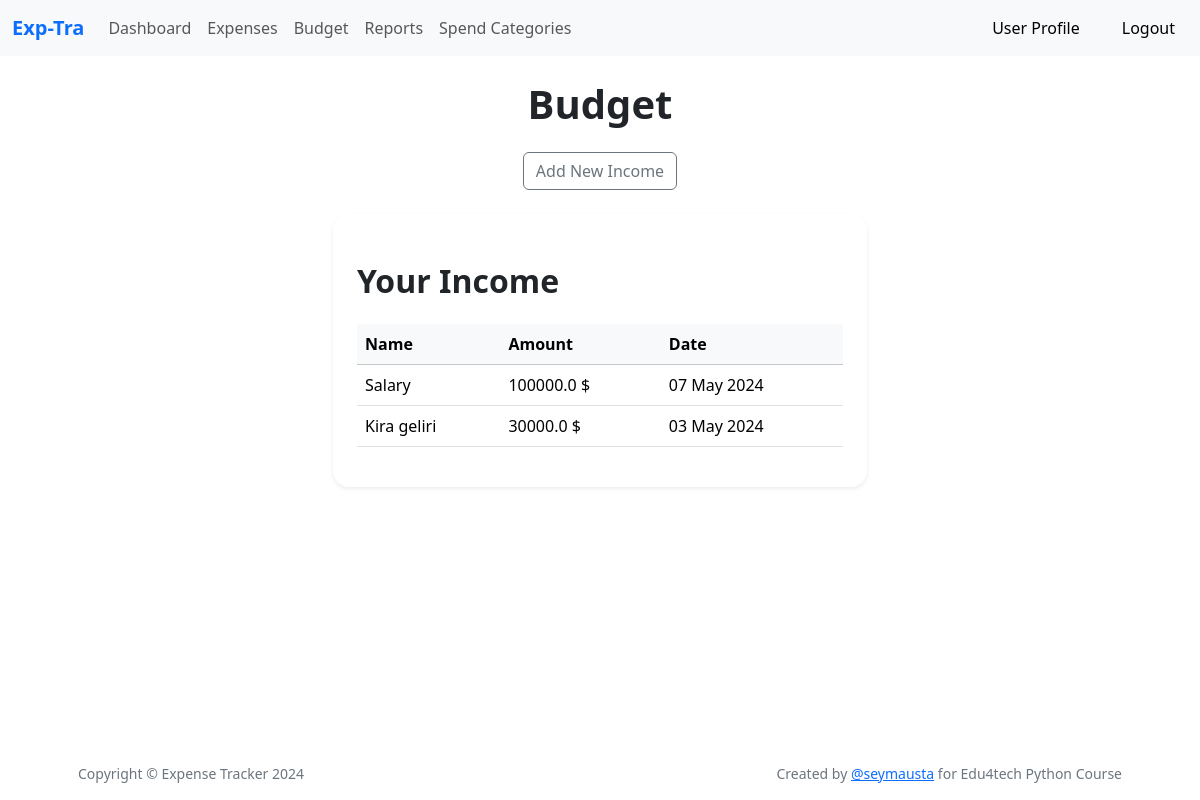
The page /budget (signed in) on the database as committed earlier.
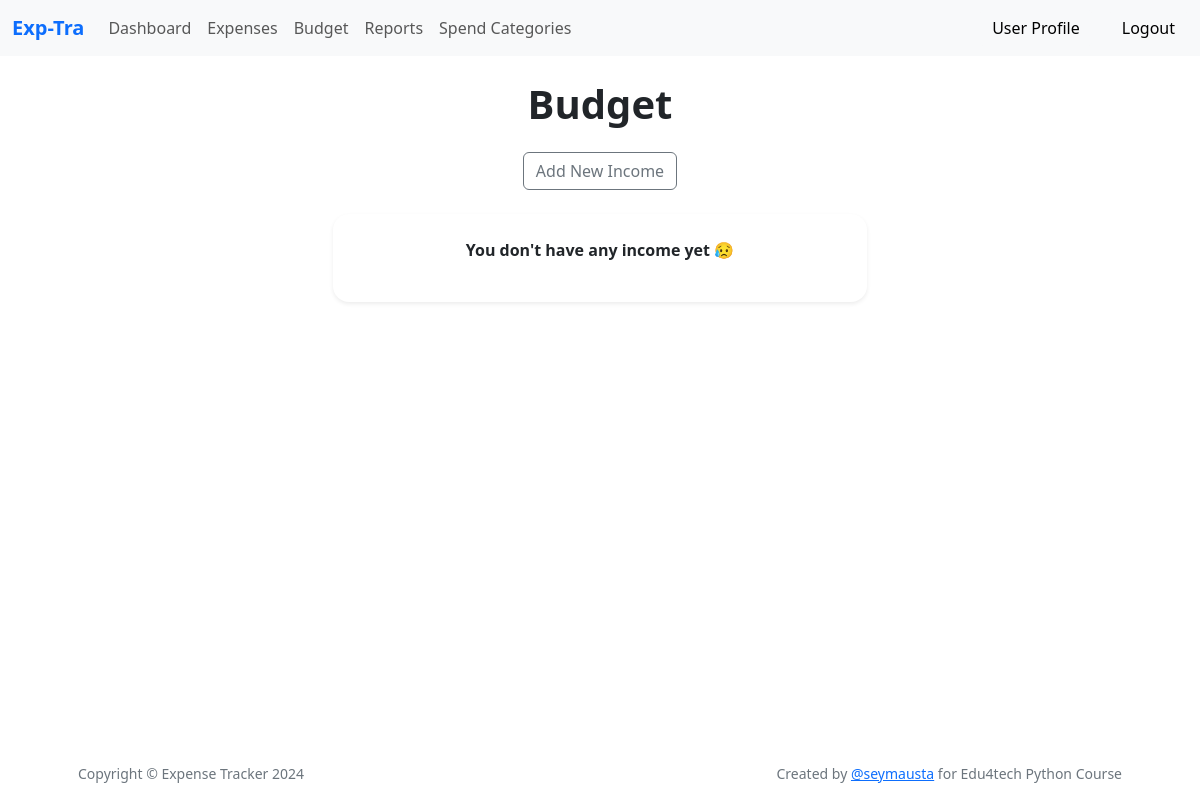
The same page on the database as committed later.
### app/models.py (models this page shows, shortened)
class Income(db.Model):
    __tablename__ = 'income'
    id: so.Mapped[int] = so.mapped_column(primary_key=True)
    name: so.Mapped[str] = so.mapped_column(sa.String(100), nullable=False)
    amount: so.Mapped[float] = so.mapped_column(sa.Float, nullable=False)
    date: so.Mapped[datetime] = so.mapped_column(sa.Date, nullable=False)
    user_id: so.Mapped[int] = so.mapped_column(db.ForeignKey('users.id'), nullable=False)
    user: so.Mapped[User]= so.relationship(back_populates='incomes')

### app/main/routes.py (the view)
@bp.route('/budget', methods=['GET', 'POST'])
def budget():
    form = BudgetForm()
    if form.validate_on_submit():
        income = Income(name=form.name.data, amount=form.amount.data, date=form.date.data,user_id=current_user.id)
        db.session.add(income)
        db.session.commit()
        flash('Income added successfully!', 'success')
        return redirect(url_for('main.budget'))
    incomes = Income.query.filter_by(user_id=current_user.id).all()
    return render_template('budget.html', title='Budget', form=form, incomes=incomes)

### app/models.py (called while the page is built)
@login.user_loader
def load_user(id):
    return db.session.get(User, int(id))

### app/templates/budget.html (shortened to what this page needs)
{% extends "base.html" %}
{% block content %}
<div class="container">
    <h1 class="my-4 fw-bolder text-center">Budget</h1>
    <div class="row justify-content-center">
        <div class="col-md-6">
            <button type="button" class="btn btn-outline-secondary mb-4 d-block mx-auto" data-bs-toggle="modal"
                    data-bs-target="#addBudgetModal">
                Add New Income
            </button>
            <div class="card shadow-sm border-0 rounded-4 p-4">
                {% if incomes %}
                <h2 class="my-4 fw-bolder ">Your Income</h2>
                <div class="table-responsive">
                    <table class="table table-hover">
                        <thead class="table-light">
                        <tr>
                            <th>Name</th>
                            <th>Amount</th>
                            <th>Date</th>
                        </tr>
                        </thead>
                        <tbody>
                        {% for income in incomes %}
                        <tr>
                            <td>{{ income.name|capitalize }}</td>
                            <td>{{ income.amount }}{{ ' $' }}</td>
                            <td>{{ income.date.strftime('%d %b %Y') }}</td>
                        </tr>
                        {% endfor %}
                        </tbody>
                    </table>
                    {% else %}
                    <p class="fw-bold text-center">You don't have any income yet 😥</p>
                    {% endif %}
                </div>
            </div>
        </div>
    </div>
    </div>
    {% endblock %}

Rows that differ between the two databases and show on the page:
no longer on this page (row edited): Income: name "Salary", amount "100000.0", value "$", date "07 May 2024"
no longer on this page (row edited): Income: name "Kira geliri", amount "30000.0", value "$", date "03 May 2024"
Other text that changed with them:
text no longer shown: "Your Income Name Amount Date"
text now shown: "You don't have any income yet 😥"
